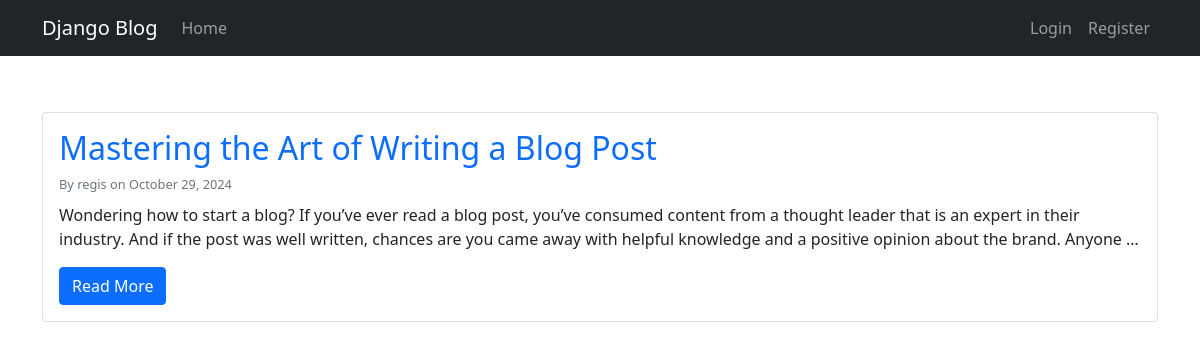
The page / on the database its author committed.
### blog/models.py (models this page shows, shortened)
class Post(models.Model):
    title = models.CharField(max_length=200)
    content = models.TextField()
    date_posted = models.DateTimeField(default=timezone.now)
    author = models.ForeignKey(User, on_delete=models.CASCADE)

### blog/views.py (the view)
# urls.py: path("", PostListView.as_view(), name="blog-home"),
class PostListView(ListView):
    model = Post
    template_name = 'blog/home.html'
    context_object_name = 'posts'
    ordering = ['-date_posted']
    paginate_by = 5

### blog/templates/blog/home.html (shortened to what this page needs)
{% extends "blog/base.html" %}
{% block content %}
    {% for post in posts %}
        <article class="card mb-4">
            <div class="card-body">
                <h2 class="card-title">
                    <a href="{% url 'post-detail' post.pk %}" class="text-decoration-none">
                        {{ post.title }}
                    </a>
                </h2>
                <div class="post-metadata mb-2">
                    By {{ post.author.username }} on {{ post.date_posted|date:"F d, Y" }}
                </div>
                <p class="card-text">{{ post.content|truncatewords:50 }}</p>
                <a href="{% url 'post-detail' post.pk %}" class="btn btn-primary">Read More</a>
            </div>
        </article>
    {% empty %}
        <div class="alert alert-info">No posts found.</div>
    {% endfor %}
{% endblock %}

### blog/templates/blog/base.html (shortened to what this page needs)
<!DOCTYPE html>
<html lang="en">
<head>
    <link href="https://cdn.jsdelivr.net/npm/bootstrap@5.1.3/dist/css/bootstrap.min.css" rel="stylesheet">
</head>
<body>
    <nav class="navbar navbar-expand-md navbar-dark bg-dark fixed-top">
        <div class="container">
            <a class="navbar-brand" href="{% url 'blog-home' %}">Django Blog</a>
            <div class="collapse navbar-collapse" id="navbarNav">
                <ul class="navbar-nav me-auto">
                    <li class="nav-item">
                        <a class="nav-link" href="{% url 'blog-home' %}">Home</a>
                    </li>
                </ul>
                <ul class="navbar-nav">
                    {% if user.is_authenticated %}
                        <li class="nav-item">
                            <a class="nav-link" href="{% url 'post-create' %}">New Post</a>
                        </li>
                        <li class="nav-item">
                            <a class="nav-link" href="{% url 'logout' %}">Logout</a>
                        </li>
                    {% else %}
                        <li class="nav-item">
                            <a class="nav-link" href="{% url 'login' %}">Login</a>
                        </li>
                        <li class="nav-item">
                            <a class="nav-link" href="{% url 'register' %}">Register</a>
                        </li>
                    {% endif %}
                </ul>
            </div>
        </div>
    </nav>
    <main class="container content">
        {% block content %}{% endblock %}
    </main>
</body>
</html>

### blog/templates/blog/base.html (style rules this page uses)
body { padding-top: 5rem; }
.content { margin-top: 2rem; }
.post-metadata { font-size: 0.8rem; color: #6c757d; }

### rows shown on the page
Post: title "Mastering the Art of Writing a Blog Post", author.username "regis", date_posted "October 29, 2024", content "Wondering how to start a blog? If you’ve ever read a blog post, you’ve consumed content from a thought leader that is an expert in their industry. And if the post was well written, chances are you came away with helpful knowledge and a positive opinion about the brand. Anyone …"
